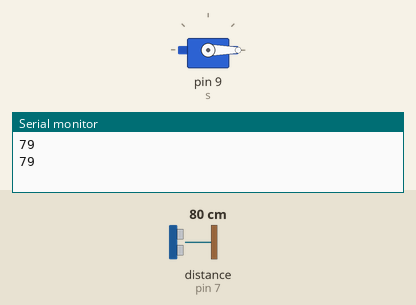
Recording of a sketch running on a simulated Arduino Uno, built with avr-gcc and run on an emulated ATmega328P. On the bench: servo, the last lines printed to the serial monitor. Wiring (inferred from the names in the program): ultrasonic range finder: trigger pin 6; echo pin 7. The test bench sets the inputs (shaded band); at power-on: distance to the obstacle (sensor on pin 7) 80 cm. The echo pulse lasts 58.3 µs per cm.

Above: at 1.8 s.
1.9 s: distance to the obstacle (sensor on pin 7) set to 13 cm
4.2 s: distance to the obstacle (sensor on pin 7) set to 10 cm
At 7.2 s:
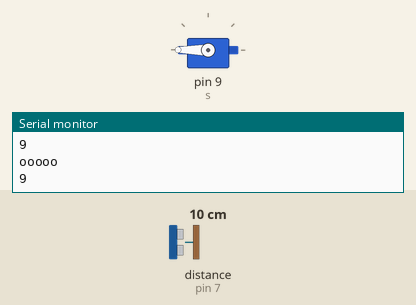
7.5 s: distance to the obstacle (sensor on pin 7) set to 18 cm
At 9.8 s:
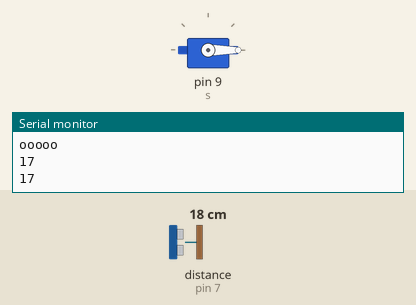
10.5 s: distance to the obstacle (sensor on pin 7) set to 2 cm
At 13.4 s:
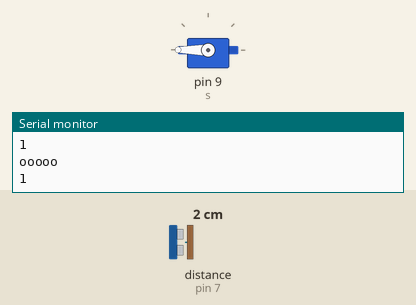
Timing chart, 0 to 14.5 s (numbered marks = the images above; inputs shaded):
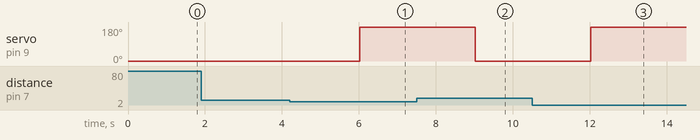

Measured:
- the behaviour switches between 12 and 11 cm on distance to the obstacle (sensor on pin 7) (found by bisection; images 0 and 1)
- after the input at 4.2 s, servo on pin 9 (s): 0° → 180° after 1.8 s
- after the input at 7.5 s, servo on pin 9 (s): 180° → 0° after 1.5 s
- after the input at 10.5 s, servo on pin 9 (s): 0° → 180° after 1.5 s

The sketch:

handc_1.ino
```cpp
#define TRIG 6 //TRIG
#define ECHO 7 //ECHO
#define Ser 9 //servo
#include <Servo.h>
Servo s;
int pos = 0;
void setup() {
  Serial.begin(9600);
  pinMode(TRIG, OUTPUT);
  pinMode(ECHO, INPUT);
  s.attach(9);
  s.write(0);
}

void loop(){
  long duration, distance;
  digitalWrite(TRIG, LOW);
  delayMicroseconds(2);
  digitalWrite(TRIG, HIGH);
  delayMicroseconds(10);
  digitalWrite(TRIG, LOW);
  duration = pulseIn (ECHO, HIGH); //물체에 반사되어돌아온 초음파의 시간을 변수에 저장합니다.
  distance = duration * 17 / 1000; //PC모니터로 초음파 거리값을 확인
  Serial.println(distance);
  delay(1000); //1초마다 측정값을 보여줍니다.

  if(distance <=10){
    Serial.println("ooooo");
    s.write(180);
  }
  else{
    s.write(0);
  }

}
```
